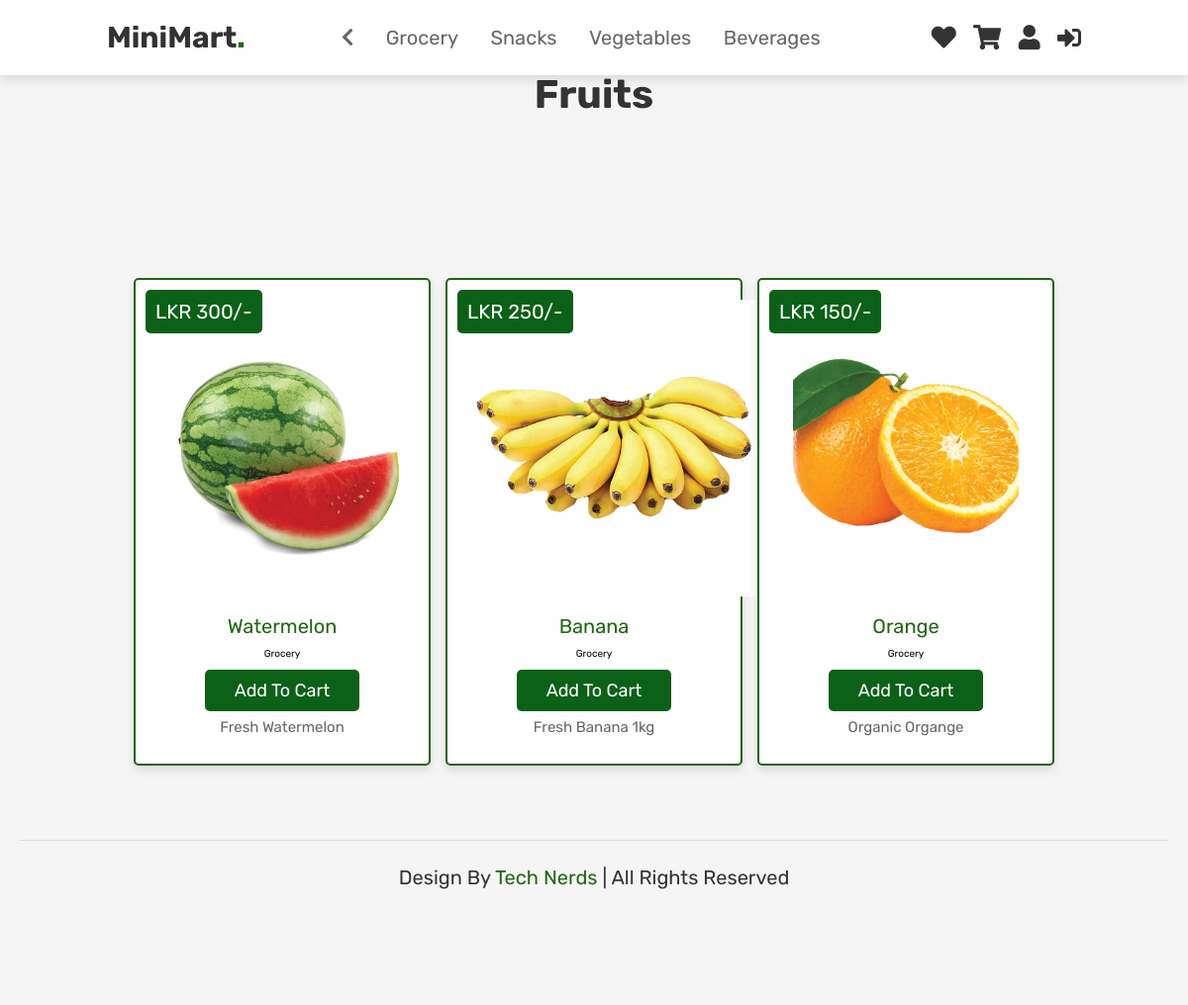
The page /Fruits.php on the database its author committed.
### tables this page shows
CREATE TABLE IF NOT EXISTS `products` (
  `id` int(100) NOT NULL AUTO_INCREMENT,
  `name` varchar(100) NOT NULL,
  `details` varchar(500) NOT NULL,
  `price` int(100) NOT NULL,
  `category` varchar(100) NOT NULL,
  `SubCategory` varchar(100) NOT NULL,
  `image` varchar(100) NOT NULL,
  `stock_quantity` int(100) NOT NULL,
  PRIMARY KEY (`id`)
);

### Fruits.php (the view, shortened to what this page needs)
<?php
@include 'config.php';
?>
<!DOCTYPE html>
<html lang="en">
<head>
    <link rel="stylesheet" href="https://cdnjs.cloudflare.com/ajax/libs/font-awesome/5.15.3/css/all.min.css">
    <link rel="stylesheet" href="css/categoryStyle.css">
    <link rel="stylesheet" href="css/adminStyle.css">
    <link rel="stylesheet" href="css/userstyle.css">
</head>
<body>
<header>
    <a href="index.html" class="logo">MiniMart<span>.</span></a>
    <nav class="navbar">
    <a href="category.php" class="fa fa-chevron-left"></a>
        <a href="Grocery.php">Grocery</a>
        <a href="Snacks.php">Snacks</a>
        <a href="Vegetables.php">Vegetables</a>
        <a href="Beverages.php">Beverages</a>
    </nav>
    <div class="icons">
        <a href="#" class="fas fa-heart"></a>
        <a href="#" class="fas fa-shopping-cart"></a>
        <a href="#" class="fas fa-user"></a>
		<a href="login.php"><i style='font-size:24px' class='fas'>&#xf2f6;</i></a>
    </div>
</header>
<br>
<section class="category" id="category">
    <h1 class="heading">Fruits</h1>
    <section id="prodetails" class ="section-p1">
        <div class="single-pro-image">
        </div>
    </section>
</section>
<section class="show-products">
<div class="box-container">
   <?php
        $select_products = mysqli_query($conn, "SELECT * FROM `products` WHERE category = 'Grocery'&& SubCategory ='Fruits'") or die('query failed');
        if(mysqli_num_rows($select_products) > 0){
           while($fetch_products = mysqli_fetch_assoc($select_products)){
   ?>
   <form action="" method="post">
   <div class="box">
      <div class="price">LKR <?php echo $fetch_products['price']; ?>/-</div>
      <img class="image" src="upload_img/<?php echo $fetch_products['image']; ?>" alt="">
      <div class="name"><?php echo $fetch_products['name']; ?></div>
      <div class="category"><?php echo $fetch_products['category']; ?></div>
      <input type="submit" class="btn" value="add to cart" name="add_to_cart">
      <div class="details"><?php echo $fetch_products['details']; ?></div>
   </div>
           </form>
   <?php
      }
   }else{
      echo '<p class="empty">no products added yet!</p>';
   }
   ?>
</div>
</section>
<section class="footer">
<div class="credit"> Design by <span> Tech Nerds </span> | All Rights Reserved </div>
</section>
</body>
</html>

### css/categoryStyle.css (style rules this page uses)
:root { --Green:#0ca22f; }
* { margin:0; padding:0; box-sizing: border-box; font-family: Verdana, Geneva, Tahoma, sans-serif; outline: none; border:none; text-decoration: none; text-transform: capitalize; transition: .2s linear; }
html { font-size: 62.5%; scroll-behavior: smooth; scroll-padding-top: 6rem; overflow-x: hidden; }
section { padding:6rem 9%; }
.heading { text-align: center; font-size: 4rem; color:#333; padding:1rem; margin:2rem 0; }
.btn { display: inline-block; margin-top: 1rem; border-radius: 5rem; background:#333; color:#309c58; padding:.9rem 3.5rem; cursor: pointer; font-size: 1.7rem; }
header { position: fixed; top:0; left:0; right:0; background:#fff; padding:2rem 9%; display: flex; align-items: center; justify-content: space-between; z-index: 1000; box-shadow: 0 .5rem 1rem rgba(0,0,0,.1); }
header .logo { font-size: 3rem; color:#333; font-weight: bolder; }
header .logo span { color:var(--Green); }
header .navbar a { font-size: 2rem; padding:0 1.5rem; color:#666; }
header .icons a { font-size: 2.5rem; color:#333; margin-left: 1.5rem; }
.footer .credit { text-align: center; padding:1.5rem; margin-top: 1.5rem; padding-top: 2.5rem; font-size: 2rem; color:#333; border-top: .1rem solid rgba(0,0,0,.1); padding-bottom: 9rem; }
.footer .credit span { color:var(--Green); }

### css/adminStyle.css (style rules this page uses)
:root { --mediumgreen:#3b7948; --red:#0ca22f; --Green:#0ca22f; --darkgreen:#1f3e1a; --black:#333; --white:#5ecd56; --light-color:#666; --light-white:#ccc; --light-bg:#f5f5f5; --border:.2rem solid var(--black); --box-shadow:0 .5rem 1rem rgba(0,0,0,.1); }
* { font-family: 'Rubik', sans-serif; margin:0; padding:0; box-sizing: border-box; outline: none; border:none; text-decoration: none; transition:all .2s linear; }
html { font-size: 62.5%; overflow-x: hidden; scroll-behavior: smooth; scroll-padding-top: 6.5rem; }
body { background: var(--light-bg); }
section { padding:3rem 2rem; }
.btn, .delete-btn, .option-btn { display: inline-block; border-radius: .5rem; margin-top: 1rem; font-size: 1.8rem; color:var(--white); cursor: pointer; padding:1rem 3rem; text-transform: capitalize; }
.btn { background-color: var(----Green); }
.show-products .box-container { display: grid; grid-template-columns: repeat(auto-fit, 30rem); gap:1.5rem; align-items: flex-start; max-width: 1200px; margin: 0 auto; justify-content: center; }
.show-products .box-container .box { text-align: center; padding:2rem; border:var(--border); background-color: var(--white); box-shadow: var(--box-shadow); border-radius: .5rem; position: relative; }
.show-products .box-container .box .image { height: 30rem; margin-bottom: .5rem; }
.show-products .box-container .box .price { background-color: var(----Green); position: absolute; top:1rem; left:1rem; border-radius: .5rem; color:var(--white); padding:1rem; font-size: 2rem; }
.show-products .box-container .box .name { margin:1rem 0; font-size: 2rem; color:var(--black); }
.show-products .box-container .box .details { line-height: 1.5; color:var(--light-color); font-size: 1.5rem; padding:.5rem 0; }

### rows shown on the page
products: price "300", image (picture), name "Watermelon", category "Grocery", details "Fresh Watermelon"
products: price "250", image (picture), name "Banana", category "Grocery", details "Fresh Banana 1kg"
products: price "150", image (picture), name "Orange", category "Grocery", details "Organic Organge"
